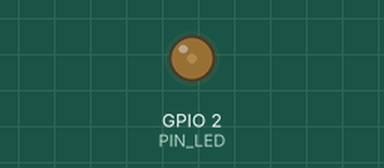
The sketch below on a simulated ESP32. Shown: output pins drawn as LEDs (lit = HIGH).

Above: at 0.05 s.
At 0.25 s:
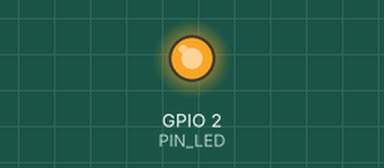
At 0.45 s:
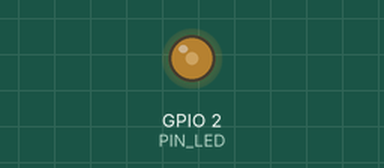
Timing chart, 0 to 3.0 s (numbered marks = the images above):
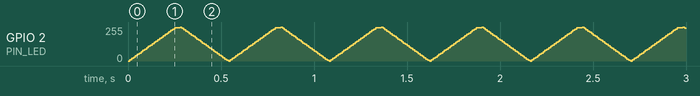

The sketch:

00_blinkie.ino
```cpp
// For ESP32 and other Espressif microcontrollers only.
//
// Memory usage:
// On ESP32-WROOM-32: 20% of program storage space and 6% of dynamic memory occupied
//
// Some common issues and fixes:
//
// don't forget to remove or disable brltty
// REF: https://forum.arduino.cc/t/port-not-showing-up-ch340-in-ubuntu-solution/1176862/4
//
// Run this if you've just started first time: pip3 install pyserial
// REF: https://forum.arduino.cc/t/modulenotfounderror-no-module-named-serial/847838/2
//
// Unable to flash ESP32: the port does not exist
// REF: https://stackoverflow.com/questions/73923341/unable-to-flash-esp32-the-port-doesnt-exist
//
// Tutorial example: https://randomnerdtutorials.com/esp32-pwm-arduino-ide/

#define PIN_LED 2
#define PWM_CHANNEL 0
#define PWM_FREQUENCY 5000
#define PWM_RESOLUTION 8

void setup() {
  // configure LED PWM
  ledcAttach(PIN_LED, PWM_FREQUENCY, PWM_RESOLUTION);

  // if you want to attach a specific channel, use the following instead
  // ledcAttachChannel(PIN_LED, PWM_FREQUENCY, PWM_RESOLUTION, PWM_CHANNEL);
}

void loop() {
  // Fade up
  for (int dutyCycle = 0; dutyCycle <= 255; dutyCycle+=10) {
    ledcWrite(PIN_LED, dutyCycle);
    delay(10); // Adjust delay for desired fade speed
  }

  delay(20);

  // Fade down
  for (int dutyCycle = 255; dutyCycle >= 0; dutyCycle-=10) {
    ledcWrite(PIN_LED, dutyCycle);
    delay(10);
  }
}
```
